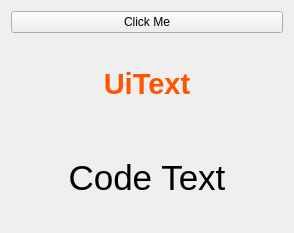
<?xml version="1.0" encoding="UTF-8"?>
<ui version="4.0">
 <class>Widget</class>
 <widget class="QWidget" name="Widget">
  <property name="geometry">
   <rect>
    <x>0</x>
    <y>0</y>
    <width>294</width>
    <height>233</height>
   </rect>
  </property>
  <property name="windowTitle">
   <string>Widget</string>
  </property>
  <layout class="QVBoxLayout" name="verticalLayout">
   <item>
    <widget class="QPushButton" name="pushButton">
     <property name="text">
      <string>Click Me</string>
     </property>
    </widget>
   </item>
   <item>
    <widget class="QLabel" name="uiTextLabel">
     <property name="font">
      <font>
       <pointsize>22</pointsize>
       <weight>75</weight>
       <bold>true</bold>
      </font>
     </property>
     <property name="autoFillBackground">
      <bool>true</bool>
     </property>
     <property name="styleSheet">
      <string notr="true">background-color: rgb(0 170, 255);
color: rgb(255, 85, 0);
</string>
     </property>
     <property name="text">
      <string>UiText</string>
     </property>
     <property name="alignment">
      <set>Qt::AlignCenter</set>
     </property>
    </widget>
   </item>
   <item>
    <widget class="QLabel" name="codeTextLabel">
     <property name="font">
      <font>
       <pointsize>26</pointsize>
      </font>
     </property>
     <property name="text">
      <string>Code Text</string>
     </property>
     <property name="alignment">
      <set>Qt::AlignCenter</set>
     </property>
    </widget>
   </item>
  </layout>
 </widget>
 <resources/>
 <connections/>
</ui>
